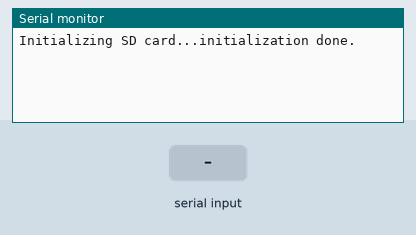
The sketch below on a simulated Arduino Uno, built with avr-gcc and run on an emulated ATmega328P. Parts: the last lines printed to the serial monitor. The inputs (shaded band) are chosen by the test bench. Storage starts empty.

Above: at 1.2 s.
1.3 s: "1" received over Serial
At 2.5 s:
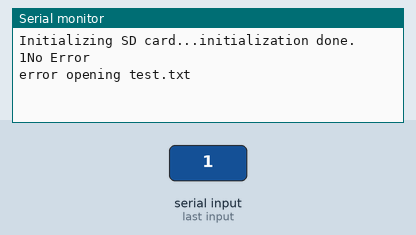
2.8 s: "0" received over Serial
At 3.7 s:
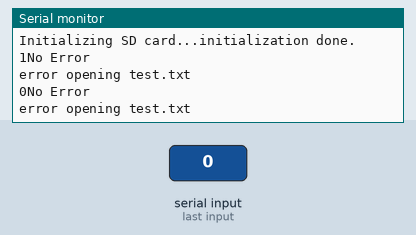
4.3 s: "2" received over Serial
At 4.8 s:
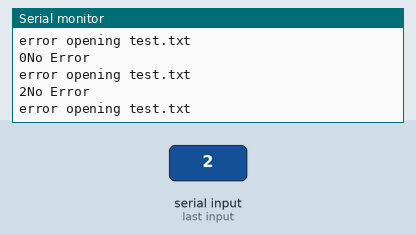

Measured:
- after the input at 1.3 s, the serial monitor: prints a new line at once (image 1)
- after the input at 2.8 s, the serial monitor: prints a new line at once (image 2)
- after the input at 4.3 s, the serial monitor: prints a new line at once (image 3)

The sketch:

rfid_platforma3.ino
```cpp
/*
  SD card read/write

  This example shows how to read and write data to and from an SD card file
  The circuit:
   SD card attached to SPI bus as follows:
 ** MOSI - pin 11
 ** MISO - pin 12
 ** CLK - pin 13
 ** CS - pin 4 (for MKRZero SD: SDCARD_SS_PIN)
  */
#include <SPI.h>
#include <SD.h>
int count = 0;
char input[12];
boolean flag = 0;
File myFile;
File myFile2;
String s1;
String s2;
String rfid[5];
String names[5];

//void get_rfid(){
//  myFile = SD.open("rfid-no.txt");
//  if (myFile)
//  {
//        Serial.println("rfid-no.txt:");
//        while (myFile.available())
//        {
//             int c = 0;
//             s1 = myFile.readString();
//             for(int i = 0;i<=10;i++)
//                {
//                 int j = s1.indexOf("\n");
//                 rfid[c++] = s1.substring(0,j-1);
//                 s1 = s1.substring(j+1,s1.length());
//                }
//        }
//        for(int i = 0;i<=10;i++)
//            {
//             Serial.println(rfid[i]);
//            }
//    // close the file:
//    myFile.close();
//  }
//  else
//  {
//    // if the file didn't open, print an error:
//    Serial.println("error opening rfid-no.txt");
//  }}
//
//void get_names(){
//  myFile2 = SD.open("name.txt");
//  if (myFile2)
//  {
//        Serial.println("name.txt:");
//        while (myFile2.available())
//        {
//             int p = 0;
//             s2 = myFile2.readString();
//             for(int i = 0;i<=10;i++)
//                {
//                 int m = s2.indexOf("\n");
//                 names[p++] = s2.substring(0,m-1);
//                 s2 = s2.substring(m+1,s2.length());
//                }
//        }
//        for(int i = 0;i<=10;i++)
//            {
//             Serial.println(names[i]);
//            }
//    myFile2.close();
//  }
//  else
//  {
//
//    Serial.println("error opening name.txt");
//  }}

void setup()
{
         Serial.begin(9600);
         Serial.print("Initializing SD card...");

            if (!SD.begin(4))
         {
            Serial.println("initialization failed!");
            while (1);
         }
            Serial.println("initialization done.");
//             get_names();
}
void loop()
{


   if(Serial.available())
   {
      count = 0;
      while(Serial.available() && count < 12)          // Read 12 characters and store them in input array
      {
         input[count] = Serial.read();
         count++;
         delay(5);
      }

      Serial.print(input);                             // Print RFID tag number
      if((input[0] ^ input[2] ^ input[4] ^ input[6] ^ input[8] == input[10]) &&
         (input[1] ^ input[3] ^ input[5] ^ input[7] ^ input[9] == input[11]))
         {
            Serial.println("No Error");
                String a = input;
                int match = -1;
                  for(int l = 0;l<4;l++){
                    if(rfid[l]==a){
                      Serial.println("match");
                      match = l;
                      }
            }
            if(match != -1){
              Serial.println(names[match]);
              }

           else
           {
            Serial.println("error opening test.txt");
           }

         }
        else
        {
            Serial.println("Error");
        }
   }
}
```
